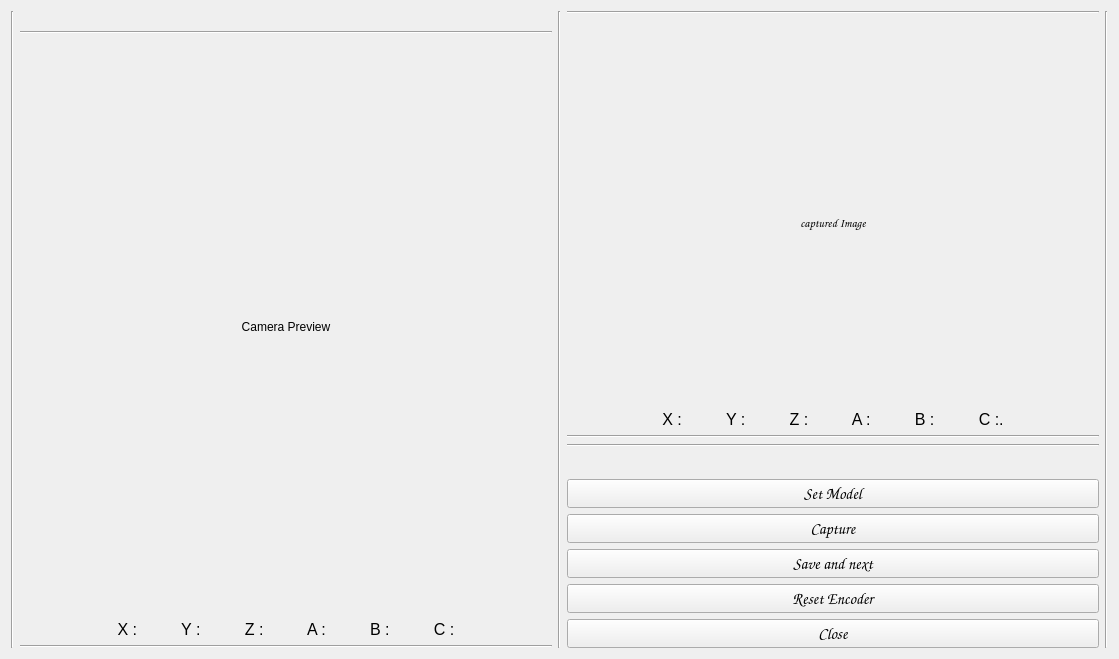
<?xml version="1.0" encoding="UTF-8"?>
<ui version="4.0">
 <class>Form</class>
 <widget class="QWidget" name="Form">
  <property name="enabled">
   <bool>true</bool>
  </property>
  <property name="geometry">
   <rect>
    <x>0</x>
    <y>0</y>
    <width>1119</width>
    <height>659</height>
   </rect>
  </property>
  <property name="sizePolicy">
   <sizepolicy hsizetype="Preferred" vsizetype="Preferred">
    <horstretch>0</horstretch>
    <verstretch>0</verstretch>
   </sizepolicy>
  </property>
  <property name="windowTitle">
   <string>Cam view</string>
  </property>
  <layout class="QHBoxLayout" name="horizontalLayout">
   <item>
    <widget class="Line" name="line_3">
     <property name="orientation">
      <enum>Qt::Vertical</enum>
     </property>
    </widget>
   </item>
   <item>
    <layout class="QVBoxLayout" name="verticalLayout" stretch="0,0,0,0,0">
     <property name="sizeConstraint">
      <enum>QLayout::SetFixedSize</enum>
     </property>
     <item>
      <spacer name="verticalSpacer">
       <property name="orientation">
        <enum>Qt::Vertical</enum>
       </property>
       <property name="sizeType">
        <enum>QSizePolicy::Fixed</enum>
       </property>
       <property name="sizeHint" stdset="0">
        <size>
         <width>20</width>
         <height>20</height>
        </size>
       </property>
      </spacer>
     </item>
     <item>
      <widget class="Line" name="line_2">
       <property name="orientation">
        <enum>Qt::Horizontal</enum>
       </property>
      </widget>
     </item>
     <item>
      <widget class="QLabel" name="cameraPreview">
       <property name="text">
        <string>Camera Preview</string>
       </property>
       <property name="alignment">
        <set>Qt::AlignCenter</set>
       </property>
      </widget>
     </item>
     <item>
      <widget class="QLabel" name="coordinates_preview">
       <property name="sizePolicy">
        <sizepolicy hsizetype="Preferred" vsizetype="Fixed">
         <horstretch>0</horstretch>
         <verstretch>0</verstretch>
        </sizepolicy>
       </property>
       <property name="font">
        <font>
         <pointsize>12</pointsize>
        </font>
       </property>
       <property name="text">
        <string>X :          Y :          Z :          A :          B :          C :</string>
       </property>
       <property name="alignment">
        <set>Qt::AlignCenter</set>
       </property>
      </widget>
     </item>
     <item>
      <widget class="Line" name="line">
       <property name="orientation">
        <enum>Qt::Horizontal</enum>
       </property>
      </widget>
     </item>
    </layout>
   </item>
   <item>
    <widget class="Line" name="line_4">
     <property name="orientation">
      <enum>Qt::Vertical</enum>
     </property>
    </widget>
   </item>
   <item>
    <layout class="QVBoxLayout" name="verticalLayout_2">
     <item>
      <widget class="Line" name="line_6">
       <property name="orientation">
        <enum>Qt::Horizontal</enum>
       </property>
      </widget>
     </item>
     <item>
      <layout class="QVBoxLayout" name="verticalLayout_3">
       <item>
        <widget class="QLabel" name="imageNo">
         <property name="sizePolicy">
          <sizepolicy hsizetype="Preferred" vsizetype="Fixed">
           <horstretch>0</horstretch>
           <verstretch>0</verstretch>
          </sizepolicy>
         </property>
         <property name="font">
          <font>
           <pointsize>10</pointsize>
          </font>
         </property>
         <property name="text">
          <string/>
         </property>
         <property name="alignment">
          <set>Qt::AlignCenter</set>
         </property>
        </widget>
       </item>
       <item>
        <widget class="QLabel" name="capturedImage">
         <property name="font">
          <font>
           <family>Comic Sans MS</family>
          </font>
         </property>
         <property name="text">
          <string>captured Image</string>
         </property>
         <property name="alignment">
          <set>Qt::AlignCenter</set>
         </property>
        </widget>
       </item>
       <item>
        <widget class="QLabel" name="coordinates_captured">
         <property name="sizePolicy">
          <sizepolicy hsizetype="Preferred" vsizetype="Fixed">
           <horstretch>0</horstretch>
           <verstretch>0</verstretch>
          </sizepolicy>
         </property>
         <property name="font">
          <font>
           <pointsize>12</pointsize>
          </font>
         </property>
         <property name="text">
          <string>X :          Y :          Z :          A :          B :          C :.</string>
         </property>
         <property name="alignment">
          <set>Qt::AlignCenter</set>
         </property>
        </widget>
       </item>
       <item>
        <widget class="Line" name="line_9">
         <property name="orientation">
          <enum>Qt::Horizontal</enum>
         </property>
        </widget>
       </item>
      </layout>
     </item>
     <item>
      <widget class="Line" name="line_5">
       <property name="orientation">
        <enum>Qt::Horizontal</enum>
       </property>
      </widget>
     </item>
     <item>
      <layout class="QVBoxLayout" name="verticalLayout_4">
       <property name="sizeConstraint">
        <enum>QLayout::SetNoConstraint</enum>
       </property>
       <property name="topMargin">
        <number>0</number>
       </property>
       <item>
        <widget class="QLabel" name="modelNo">
         <property name="sizePolicy">
          <sizepolicy hsizetype="Preferred" vsizetype="Fixed">
           <horstretch>0</horstretch>
           <verstretch>0</verstretch>
          </sizepolicy>
         </property>
         <property name="font">
          <font>
           <family>Comic Sans MS</family>
           <pointsize>12</pointsize>
          </font>
         </property>
         <property name="text">
          <string/>
         </property>
        </widget>
       </item>
       <item>
        <widget class="QPushButton" name="setModel">
         <property name="font">
          <font>
           <family>Comic Sans MS</family>
           <pointsize>12</pointsize>
          </font>
         </property>
         <property name="text">
          <string>Set Model</string>
         </property>
        </widget>
       </item>
       <item>
        <widget class="QPushButton" name="captureBt">
         <property name="sizePolicy">
          <sizepolicy hsizetype="Preferred" vsizetype="Fixed">
           <horstretch>0</horstretch>
           <verstretch>0</verstretch>
          </sizepolicy>
         </property>
         <property name="font">
          <font>
           <family>Comic Sans MS</family>
           <pointsize>12</pointsize>
          </font>
         </property>
         <property name="text">
          <string>Capture</string>
         </property>
        </widget>
       </item>
       <item>
        <widget class="QPushButton" name="saveBt">
         <property name="sizePolicy">
          <sizepolicy hsizetype="Preferred" vsizetype="Fixed">
           <horstretch>0</horstretch>
           <verstretch>0</verstretch>
          </sizepolicy>
         </property>
         <property name="font">
          <font>
           <family>Comic Sans MS</family>
           <pointsize>12</pointsize>
           <weight>50</weight>
           <bold>false</bold>
          </font>
         </property>
         <property name="text">
          <string>Save and next</string>
         </property>
        </widget>
       </item>
       <item>
        <widget class="QPushButton" name="resetEn">
         <property name="sizePolicy">
          <sizepolicy hsizetype="Preferred" vsizetype="Fixed">
           <horstretch>0</horstretch>
           <verstretch>0</verstretch>
          </sizepolicy>
         </property>
         <property name="font">
          <font>
           <family>Comic Sans MS</family>
           <pointsize>12</pointsize>
           <weight>50</weight>
           <bold>false</bold>
          </font>
         </property>
         <property name="text">
          <string>Reset Encoder</string>
         </property>
        </widget>
       </item>
       <item>
        <widget class="QPushButton" name="closeBt">
         <property name="sizePolicy">
          <sizepolicy hsizetype="Preferred" vsizetype="Fixed">
           <horstretch>0</horstretch>
           <verstretch>0</verstretch>
          </sizepolicy>
         </property>
         <property name="font">
          <font>
           <family>Comic Sans MS</family>
           <pointsize>12</pointsize>
           <weight>50</weight>
           <bold>false</bold>
          </font>
         </property>
         <property name="text">
          <string>Close</string>
         </property>
        </widget>
       </item>
      </layout>
     </item>
    </layout>
   </item>
   <item>
    <widget class="Line" name="line_7">
     <property name="orientation">
      <enum>Qt::Vertical</enum>
     </property>
    </widget>
   </item>
  </layout>
 </widget>
 <resources/>
 <connections/>
</ui>
